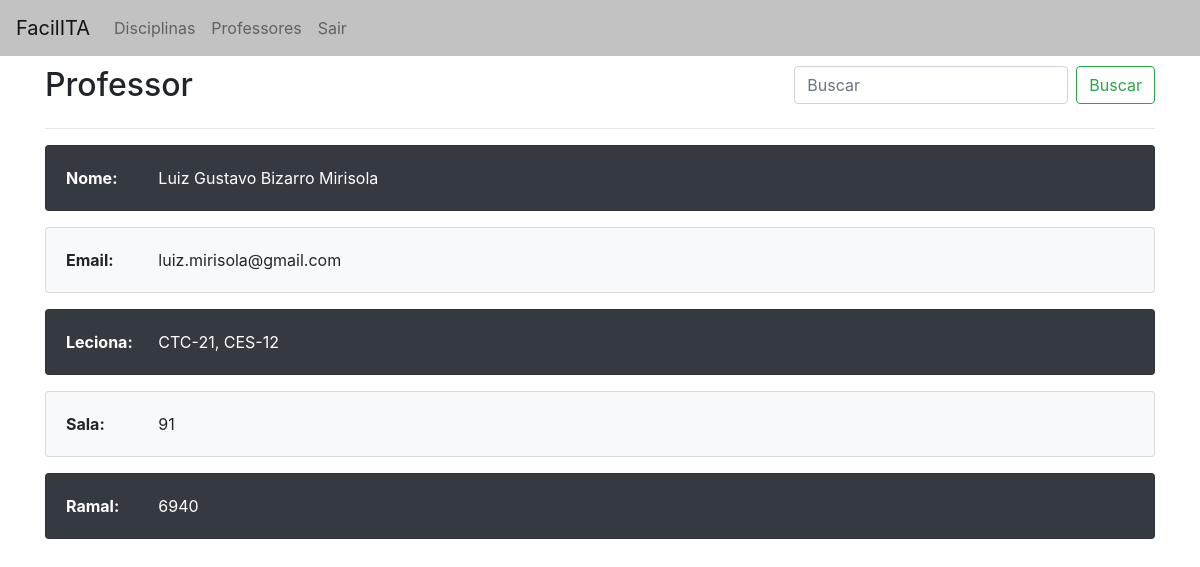
/teacher/Mirisola (signed in), run on the app's committed database.
### application/models.py (models this page shows, shortened)
class Teacher(db.Model):
    id = db.Column(db.Integer, primary_key=True)
    routeIdentifier = db.Column(db.String(50), unique = True, nullable=False)
    name = db.Column(db.String(120), nullable=False)
    email = db.Column(db.String(120), nullable=False)
    room = db.Column(db.String(120), nullable=False)
    ramal = db.Column(db.Integer, nullable=False)

### application/routes.py (the view)
@app.route("/teacher", defaults={'routeIdentifier': None})
@app.route("/teacher/<routeIdentifier>", methods=['GET'])
def teacher(routeIdentifier):
    if current_user.is_authenticated:
        if routeIdentifier:
            teacher = Teacher.query.filter_by(routeIdentifier=routeIdentifier).first_or_404(description='There is no data with the route identifier {}'.format(routeIdentifier))
            subjects = ""
            for subject in teacher.subjects:
                if subjects != "":
                    subjects = subjects + ", "
                subjects = subjects + subject.code
            return render_template('teacher.html', teacher=teacher, subjects=subjects)
        else:
            return render_template('teacher.html', teacher=None, subjects=None)
    else:
        return redirect(url_for('login'))

### application/models.py (called while the page is built)
@login_manager.user_loader
def load_user(user_id):
    return User.query.get(int(user_id))

### application/templates/teacher.html (shortened to what this page needs)
<!DOCTYPE html>
<html>
<head>
    <html lang="pt-br">
    <link rel="stylesheet" type="text/css" href="{{ url_for('static', filename='css/bootstrap.min.css') }}">
</head>
<body>
  <div class="navbar-header">
      <nav class="navbar navbar-expand-lg navbar-light" style="background-color: #C3C2C2;">
        <a class="navbar-brand" href="{{ url_for('home') }}">FacilITA</a>
        <div class="collapse navbar-collapse" id="navbarNav">
          <div class="navbar-nav">
            {% if current_user.is_authenticated %}
              <a class="nav-item nav-link" href="{{ url_for('home') }}">Disciplinas</a>
              <a class="nav-item nav-link" href="{{ url_for('teacher') }}">Professores</a>
              <a class="nav-item nav-link" href="{{ url_for('logout') }}">Sair</a>
            {% endif %}
          </div>
        </div>
      </nav>
  </div>
  <main role="main" class="container" style="margin-top: 10px;">
    <div style="display: flex;">
    <div>
      <h2>Professor</h2>
    </div>
    <div style="margin-left: auto;">
    <form method="post" action="{{ url_for('teacherSearch') }}" class="form-inline my-2 my-lg-0">
      <input class="form-control mr-sm-2" name="search" type="search" align="right" placeholder="Buscar" aria-label="Search">
      <button class="btn btn-outline-success my-2 my-sm-0" type="submit">Buscar</button>
    </form>
    </div>
    </div>
    <hr width="100%">
    <div class="card text-white bg-dark mb-3" style="max-width: 1200px;">
    <div class="row no-gutters">
      <div class="col-md-1">
        <div class="row no-gutters">
        <div class="card-body">
          <p class="card-text"><strong>Nome:</strong></p>
        </div>
        </div>
      </div>
      <div class="col-md-11">
        <div class="card-body">
          <p class="card-text">{{ teacher.name }}</p>
        </div>
      </div>
    </div>
  </div>
  <div class="card text-black bg-light mb-3" style="max-width: 1200px;">
  <div class="row no-gutters">
    <div class="col-md-1">
      <div class="row no-gutters">
      <div class="card-body">
        <p class="card-text"><strong>Email:</strong></p>
      </div>
      </div>
    </div>
    <div class="col-md-11">
      <div class="card-body">
        <p class="card-text">{{ teacher.email }}</p>
      </div>
    </div>
  </div>
  </div>
  <div class="card text-white bg-dark mb-3" style="max-width: 1200px;">
  <div class="row no-gutters">
    <div class="col-md-1">
      <div class="row no-gutters">
      <div class="card-body">
        <p class="card-text"><strong>Leciona:</strong></p>
      </div>
      </div>
    </div>
    <div class="col-md-11">
      <div class="card-body">
        {% if subjects != None %}
        <p class="card-text">{{ subjects }}</p>
        {% endif %}
      </div>
    </div>
  </div>
  </div>
  <div class="card text-black bg-light mb-3" style="max-width: 1200px;">
  <div class="row no-gutters">
  <div class="col-md-1">
    <div class="row no-gutters">
    <div class="card-body">
      <p class="card-text"><strong>Sala:</strong></p>
    </div>
    </div>
  </div>
  <div class="col-md-11">
    <div class="card-body">
      <p class="card-text">{{ teacher.room }}</p>
    </div>
  </div>
  </div>
  </div>
  <div class="card text-white bg-dark mb-3" style="max-width: 1200px;">
  <div class="row no-gutters">
    <div class="col-md-1">
      <div class="row no-gutters">
      <div class="card-body">
        <p class="card-text"><strong>Ramal:</strong></p>
      </div>
      </div>
    </div>
    <div class="col-md-11">
      <div class="card-body">
        <p class="card-text">{{ teacher.ramal }}</p>
      </div>
    </div>
  </div>
  </div>
    </main>
</body>
</html>

### data on the page
Teacher: name "Luiz Gustavo Bizarro Mirisola", email "luiz.mirisola@gmail.com", room "91", ramal "6940"

### other printed values
{{ subjects }} "CTC-21, CES-12"
